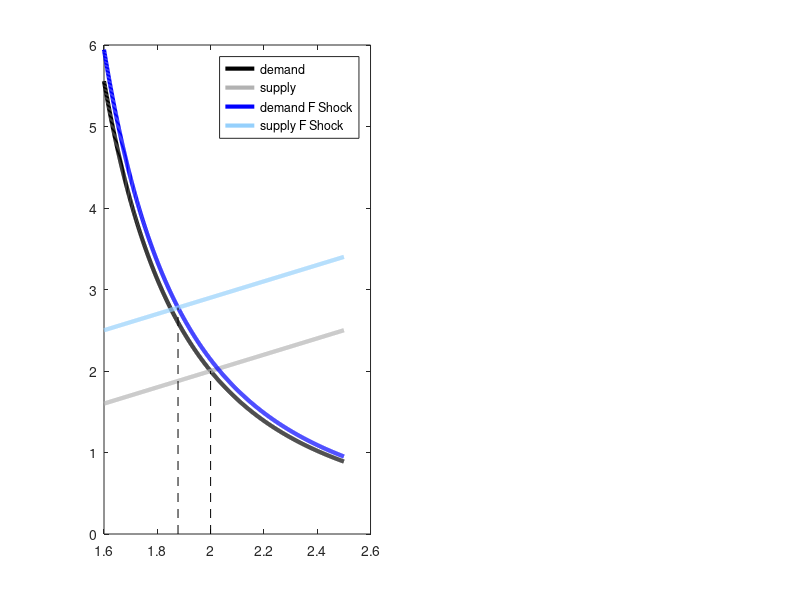

This chart was generated by the following MATLAB code: (Note: this script raises an error after producing the figure.)
clear 
close all

% Calibration
Ushock   = -0.1;
Fshock   = -0.9;
D        = 1;
DU       = D + Ushock;
del1     = 0;
del1F    = del1 + Fshock;
del2     = 0;
d1       = linspace(1.6,2.5,1000);
d2       = linspace(1.6,2.5,1000);

% Model Solve - fmincon
X0       = [1 1];
% SS solve
fun      = @(X) (  D*(1 + (X(2)/X(1)).^0.5) - del1 - X(1)  )^2  ...
      + (   D*(1 + (X(1)/X(2)).^0.5) - del2 - X(2)  )^2  ...
      + (  (  1/(X(1) + del1) + 1/(X(2) + del2)  )^(-1) - D   )^2;  
XX       = fminsearch(fun,X0);
P1opt    = XX(1);
P2opt    = XX(2); 
Q1opt    = P1opt + del1;
Q2opt    = P2opt + del2;

% Financial shock solve
funF     = @(X) (  D*(1 + (X(2)/X(1)).^0.5) - del1F - X(1))^2  ...
      + (   D*(1 + (X(1)/X(2)).^0.5) - del2 - X(2)  )^2  ...
      + (  (  1/(X(1) + del1F) + 1/(X(2) + del2)  )^(-1) - D   )^2;
XXF      = fminsearch(funF,X0);
P1optF   = XXF(1);
P2optF   = XXF(2); 
Q1optF   = P1optF + del1F;
Q2optF   = P2optF + del2;

% Uncertainty shock solve
funU     = @(X) (  DU*(1 + (X(2)/X(1)).^0.5) - del1 - X(1))^2  ...
      + (   DU*(1 + (X(1)/X(2)).^0.5) - del2 - X(2)  )^2  ...
      + (  (  1/(X(1) + del1) + 1/(X(2) + del2)  )^(-1) - DU   )^2;
XXU      = fminsearch(funU,X0);
P1optU   = XXU(1);
P2optU   = XXU(2);
Q1optU   = P1optU + del1;
Q2optU   = P2optU + del2;

% Model Plot in ss
P1d      = P2opt*(d1./D - 1).^(-2);
P2d      = P1opt*(d2./D - 1).^(-2);
P1s      = d1 - del1;
P2s      = d2 - del2;

% Model Plot after F shock
P1dF      = P2optF*(d1./D - 1).^(-2);
P2dF      = P1optF*(d2./D - 1).^(-2);
P1sF      = d1 - del1F;
P2sF      = d2 - del2;

% Model Plot after U shock
P1dU      = P2optU*(d1./DU - 1).^(-2);
P2dU      = P1optU*(d2./DU - 1).^(-2);
P1sU      = d1 - del1;
P2sU      = d2 - del2;

% Figure parameters
sizeline = 3;
gr       = [.7 .7 .7];
lb       = [0.5843 0.8157 0.9882];
% Financial Shock
figure(1)
set(gcf,'Position',[1 41 1920 963])
set(gcf,'color','w');
% External Finance Market
subplot(1,2,1)
plot(d1,P1d,'linewidth',sizeline,'color','k')
hold on
plot(d1,P1s,'linewidth',sizeline,'color',gr)
plot(d1,P1dF,'linewidth',sizeline,'color','b')
plot(d1,P1sF,'linewidth',sizeline,'color',lb)
plot([Q1opt Q1opt],[0 P1opt],'--','color','k')
plot([Q1optF Q1optF],[0 P1optF],'--','color','k')
LGD = legend('demand','supply','demand F Shock','supply F Shock');
LGD.FontSize = 24;
legend boxoff
axis tight
xlabel('Quantity','fontsize',16)
ylabel('Price','fontsize',16)
title('External Sources of Finance','fontsize',24)
set(gca,'YTick',[]);
set(gca,'XTick',[]);
% Internal Finance Market
subplot(1,2,2)
plot(d1,P2d,'linewidth',sizeline,'color','k')
hold on
plot(d1,P2s,'linewidth',sizeline,'color',gr)
plot(d1,P2dF,'linewidth',sizeline,'color','b')
plot([Q2opt Q2opt],[0 P2opt],'--','color','k')
plot([Q2optF Q2optF],[0 P2optF],'--','color','k')
LGD = legend('demand','supply','demand F Shock');
LGD.FontSize = 24;
legend boxoff
axis tight
xlabel('Quantity','fontsize',16)
ylabel('Price','fontsize',16)
title('Internal Sources of Finance','fontsize',24)
set(gca,'YTick',[]);
set(gca,'XTick',[]);
plot([Q2opt Q2optF],[0.2 0.2],'color','r','linewidth',sizeline)
plot([Q2optF-0.05 Q2optF],[0.3 0.2],'color','r','linewidth',sizeline)
plot([Q2optF-0.05 Q2optF],[0.1 0.2],'color','r','linewidth',sizeline)

% Uncertainty Shock
figure(2)
set(gcf,'Position',[-1919 41 1920 963])
set(gcf,'color','w');
% External Finance Market
subplot(1,2,1)
plot(d1,P1d,'linewidth',sizeline,'color','k')
hold on
plot(d1,P1s,'linewidth',sizeline,'color',gr)
plot(d1,P1dU,'linewidth',sizeline,'color','b')
plot([Q1opt Q1opt],[0 P1opt],'--','color','k')
plot([Q1optU Q1optU],[0 P1optU],'--','color','k')
LGD = legend('demand','supply','demand U Shock');
LGD.FontSize = 24;
legend boxoff
axis tight
xlabel('Quantity','fontsize',16)
ylabel('Price','fontsize',16)
title('External Sources of Finance','fontsize',24)
set(gca,'YTick',[]);
set(gca,'XTick',[]);
% Internal Finance Market
subplot(1,2,2)
plot(d1,P2d,'linewidth',sizeline,'color','k')
hold on
plot(d1,P2s,'linewidth',sizeline,'color',gr)
plot(d1,P2dU,'linewidth',sizeline,'color','b')
plot([Q2opt Q2opt],[0 P2opt],'--','color','k')
plot([Q2optU Q2optU],[0 P2optU],'--','color','k')
LGD = legend('demand','supply','demand U Shock');
LGD.FontSize = 24;
legend boxoff
axis tight
xlabel('Quantity','fontsize',16)
ylabel('Price','fontsize',16)
title('Internal Sources of Finance','fontsize',24)
set(gca,'YTick',[]);
set(gca,'XTick',[]);
plot([Q2opt Q2optU],[0.2 0.2],'color','r','linewidth',sizeline)
plot([Q2optU+0.05 Q2optU],[0.3 0.2],'color','r','linewidth',sizeline)
plot([Q2optU+0.05 Q2optU],[0.1 0.2],'color','r','linewidth',sizeline)


% base_path = pwd;
% invoke_export_fig('baby_model_uncertainty_shocks','',0, base_path)


